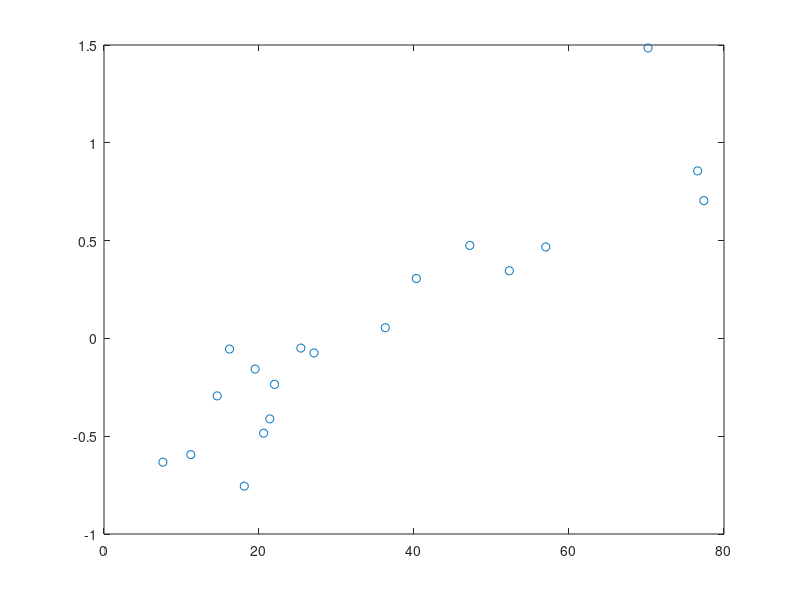

Write the MATLAB code that produced this figure.
H=[30 47.2 70.2 77.4 36.3 20.6 18.1 21.4 22 25.4 27.1 40.3 57 76.6 52.3 19.5 11.2 7.6 14.6 16.2 24.7];
L=[4 6.1 9.8 35.2 59.4 41.7 19 13 8.3 9.1 7.4 8 12.3 19.5 45.7 51.1 29.7 15.8 9.7 10.1 8.6];
for k=1:19
Y(k)=(1/L(k+1))*(L(k+2)-L(k))/2;
X(k)=H(k+1);
end
plot(X,Y,'o')

% From the figure, we can read off our first two parameter values c = 0.023 and r = 0.76.
% Proceeding similarly for the prey equation, we find a = 0.47 and b = 0.024.